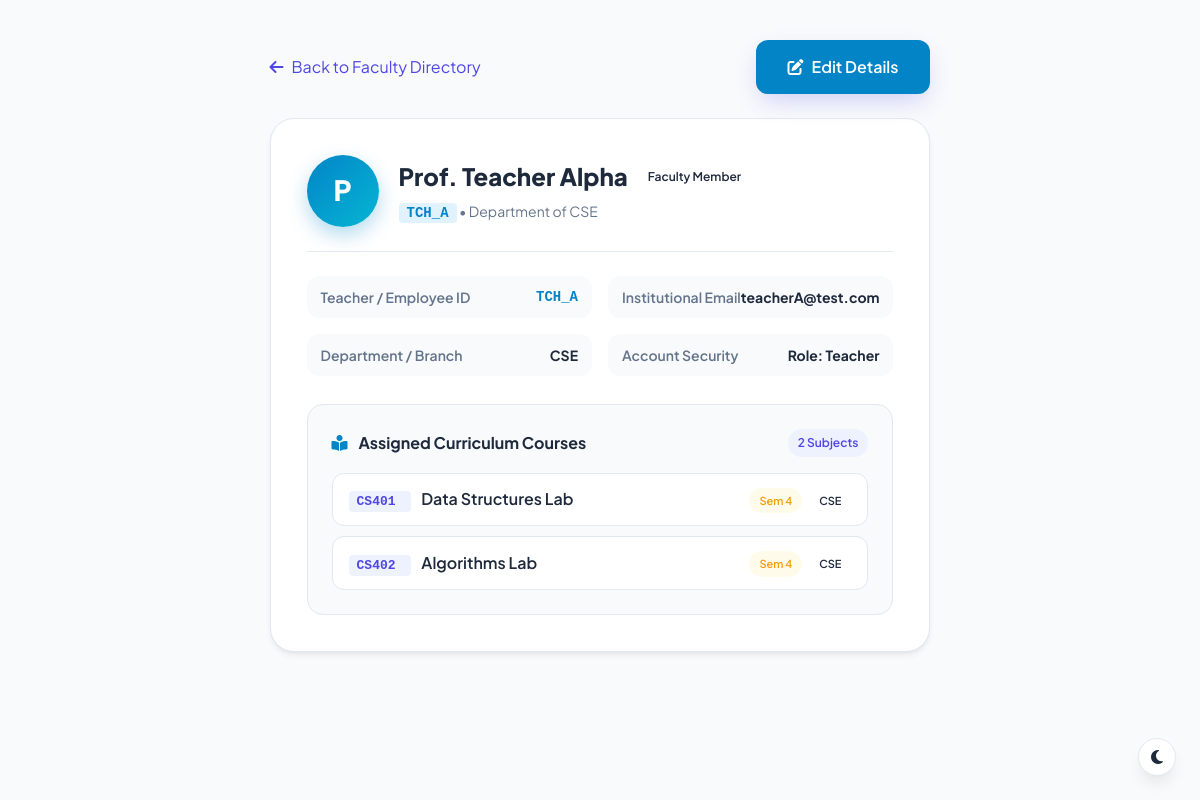
Screenshot of /view_teacher/TCH_A (signed in) with the database file from the repository.
### tables this page shows
CREATE TABLE teachers(
        id INTEGER PRIMARY KEY AUTOINCREMENT,
        teacher_id TEXT UNIQUE NOT NULL,
        fullname TEXT NOT NULL,
        email TEXT UNIQUE NOT NULL,
        department TEXT NOT NULL
    );

CREATE TABLE "subjects" (id INTEGER PRIMARY KEY AUTOINCREMENT, subject_code TEXT UNIQUE NOT NULL, subject_name TEXT NOT NULL, department TEXT NOT NULL, semester INTEGER NOT NULL);

### app.py (the view)
@app.route("/view_teacher/<teacher_id>")
@role_required("admin")
def view_teacher(teacher_id):
    conn = get_db_connection()
    cursor = conn.cursor()
    cursor.execute("""
        SELECT teacher_id, fullname, email, department
        FROM teachers
        WHERE teacher_id = ?
    """, (teacher_id,))
    teacher = cursor.fetchone()
    if not teacher:
        conn.close()
        return redirect(url_for("view_teachers", error=f"Faculty record '{teacher_id}' not found."))
    cursor.execute("""
        SELECT subjects.subject_code, subjects.subject_name, subjects.department, subjects.semester
        FROM teacher_subjects
        JOIN subjects ON teacher_subjects.subject_id = subjects.subject_code
        WHERE teacher_subjects.teacher_id = ?
    """, (teacher_id,))
    assigned_subjects = cursor.fetchall()
    conn.close()
    return render_template("view_teacher.html", teacher=teacher, subjects=assigned_subjects)

### app.py (called while the page is built, shortened)
def role_required(*allowed_roles):
    def decorator(f):
        @wraps(f)
        def decorated_function(*args, **kwargs):
            if "user_id" not in session or "role" not in session:
                return redirect(url_for("login"))
            user_role = session.get("role")
            return f(*args, **kwargs)
        return decorated_function
    return decorator

### database.py (called while the page is built)
def get_db_connection():
    conn = sqlite3.connect("database.db")
    conn.execute("PRAGMA foreign_keys = ON;")
    conn.row_factory = sqlite3.Row
    return conn

### templates/view_teacher.html (shortened to what this page needs)
<!DOCTYPE html>
<html lang="en">
<head>
    <link rel="stylesheet" href="{{ url_for('static', filename='css/dashboard.css') }}">
    <link rel="stylesheet" href="{{ url_for('static', filename='css/style.css') }}">
    <link rel="stylesheet" href="https://cdnjs.cloudflare.com/ajax/libs/font-awesome/6.5.2/css/all.min.css">
</head>
<body style="background: var(--bg-main);">
    <div style="max-width: 840px; margin: 40px auto; padding: 0 20px;">
        <div style="display: flex; justify-content: space-between; align-items: center; margin-bottom: 24px;">
            <a href="{{ url_for('view_teachers') }}" class="btn btn-outline" style="display: inline-flex; align-items: center; gap: 8px;">
                <i class="fas fa-arrow-left"></i> Back to Faculty Directory
            </a>
            <div style="display: flex; gap: 10px;">
                <a href="{{ url_for('edit_teacher', teacher_id=teacher['teacher_id']) }}" class="btn btn-primary" style="display: inline-flex; align-items: center; gap: 8px; background: #0284c7; border-color: #0284c7;">
                    <i class="fas fa-edit"></i> Edit Details
                </a>
            </div>
        </div>
        <div class="dashboard-card" style="padding: 36px; border-radius: var(--radius-xl); box-shadow: var(--shadow-md);">
            <div style="display: flex; align-items: center; gap: 20px; padding-bottom: 24px; border-bottom: 1px solid var(--border); margin-bottom: 24px;">
                <div style="width: 72px; height: 72px; border-radius: 50%; background: linear-gradient(135deg, #0284c7, #06b6d4); color: white; display: flex; align-items: center; justify-content: center; font-size: 28px; font-weight: 800; box-shadow: 0 8px 20px rgba(2, 132, 199, 0.3);">
                    {{ teacher['fullname'][0]|upper }}
                </div>
                <div>
                    <div style="display: flex; align-items: center; gap: 10px;">
                        <h2 style="font-size: 24px; font-weight: 800; color: var(--text-main); margin: 0;">{{ teacher['fullname'] }}</h2>
                        <span class="badge badge-info">Faculty Member</span>
                    </div>
                    <p style="color: var(--text-muted); font-size: 14px; margin-top: 4px;">
                        <span style="font-family: monospace; font-weight: 700; color: var(--secondary-hover); background: #e0f2fe; padding: 2px 8px; border-radius: 4px;">{{ teacher['teacher_id'] }}</span>
                        • Department of {{ teacher['department'] }}
                    </p>
                </div>
            </div>
            <div style="display: grid; grid-template-columns: 1fr 1fr; gap: 16px; margin-bottom: 28px;">
                <div class="profile-detail-item">
                    <span>Teacher / Employee ID</span>
                    <span style="font-family: monospace; color: var(--secondary-hover);">{{ teacher['teacher_id'] }}</span>
                </div>
                <div class="profile-detail-item">
                    <span>Institutional Email</span>
                    <span>{{ teacher['email'] }}</span>
                </div>
                <div class="profile-detail-item">
                    <span>Department / Branch</span>
                    <span>{{ teacher['department'] }}</span>
                </div>
                <div class="profile-detail-item">
                    <span>Account Security</span>
                    <span>Role: Teacher</span>
                </div>
            </div>
            <div style="background: var(--bg-main); border: 1px solid var(--border); border-radius: var(--radius-lg); padding: 24px;">
                <div style="display: flex; justify-content: space-between; align-items: center; margin-bottom: 16px;">
                    <h4 style="font-size: 16px; font-weight: 700; color: var(--text-main); margin: 0;">
                        <i class="fas fa-book-reader" style="color: #0284c7; margin-right: 8px;"></i> Assigned Curriculum Courses
                    </h4>
                    <span class="badge badge-primary">{{ subjects|length }} Subjects</span>
                </div>
                {% if subjects %}
                <div style="display: flex; flex-direction: column; gap: 10px;">
                    {% for sub in subjects %}
                    <div style="display: flex; justify-content: space-between; align-items: center; background: var(--card-bg); padding: 12px 16px; border-radius: var(--radius-md); border: 1px solid var(--border);">
                        <div>
                            <span style="font-weight: 700; font-family: monospace; color: var(--primary); background: #eef2ff; padding: 3px 8px; border-radius: 4px; font-size: 13px;">
                                {{ sub['subject_code'] }}
                            </span>
                            <span style="font-weight: 600; color: var(--text-main); margin-left: 10px;">{{ sub['subject_name'] }}</span>
                        </div>
                        <div>
                            <span class="badge badge-warning" style="font-size: 11px;">Sem {{ sub['semester'] }}</span>
                            <span class="badge badge-info" style="font-size: 11px; margin-left: 4px;">{{ sub['department'] }}</span>
                        </div>
                    </div>
                    {% endfor %}
                </div>
                {% else %}
                <div style="text-align: center; padding: 24px; color: var(--text-muted); font-size: 14px;">
                    <i class="fas fa-inbox" style="font-size: 24px; margin-bottom: 8px; display: block;"></i>
                    No course subjects assigned to this faculty member yet.
                </div>
                {% endif %}
            </div>
        </div>
    </div>
</body>
</html>

### static/css/dashboard.css (style rules this page uses)
:root { --primary: #4f46e5; --primary-hover: #4338ca; --primary-light: #eef2ff; --primary-glow: rgba(79, 70, 229, 0.25); --secondary: #0ea5e9; --secondary-light: #f0f9ff; --accent: #10b981; --accent-light: #ecfdf5; --warning: #f59e0b; --warning-light: #fffbeb; --danger: #ef4444; --danger-light: #fef2f2; --dark-sidebar: #0f172a; --dark-sidebar-hover: #1e293b; --bg-main: #f8fafc; --card-bg: #ffffff; --border: #e2e8f0; --text-main: #1e293b; --text-muted: #64748b; --radius-sm: 8px; --radius-md: 12px; --radius-lg: 16px; --radius-xl: 20px; --radius-full: 9999px; --shadow-sm: 0 1px 2px 0 rgba(0, 0, 0, 0.05); --shadow-md: 0 4px 6px -1px rgba(0, 0, 0, 0.07); --shadow-lg: 0 10px 15px -3px rgba(0, 0, 0, 0.08); --shadow-xl: 0 20px 25px -5px rgba(0, 0, 0, 0.08); --transition: all 0.25s cubic-bezier(0.4, 0, 0.2, 1); }
* { margin: 0; padding: 0; box-sizing: border-box; font-family: 'Plus Jakarta Sans', 'Poppins', sans-serif; }
body { display: flex; background-color: var(--bg-main); color: var(--text-main); min-height: 100vh; overflow-x: hidden; }
.dashboard-card { background: #ffffff; border: 1px solid var(--border); border-radius: var(--radius-lg); padding: 28px; box-shadow: var(--shadow-sm); }
.profile-detail-item { display: flex; justify-content: space-between; padding: 10px 14px; background: var(--bg-main); border-radius: var(--radius-md); font-size: 14px; }
.profile-detail-item span:first-child { font-weight: 600; color: var(--text-muted); }
.profile-detail-item span:last-child { font-weight: 700; color: var(--text-main); }

### static/css/style.css (style rules this page uses)
:root { --primary: #4f46e5; --primary-hover: #4338ca; --primary-light: #eef2ff; --primary-glow: rgba(79, 70, 229, 0.25); --secondary: #0ea5e9; --secondary-hover: #0284c7; --secondary-light: #f0f9ff; --accent: #10b981; --accent-light: #ecfdf5; --warning: #f59e0b; --warning-light: #fffbeb; --danger: #ef4444; --danger-light: #fef2f2; --dark: #0f172a; --dark-muted: #334155; --text-main: #1e293b; --text-muted: #64748b; --text-light: #94a3b8; --bg-main: #f8fafc; --bg-subtle: #f1f5f9; --card-bg: #ffffff; --glass-bg: rgba(255, 255, 255, 0.85); --border: #e2e8f0; --border-subtle: #f1f5f9; --border-focus: #818cf8; --shadow-sm: 0 1px 2px 0 rgba(0, 0, 0, 0.05); --shadow-md: 0 4px 6px -1px rgba(0, 0, 0, 0.07), 0 2px 4px -2px rgba(0, 0, 0, 0.05); --shadow-lg: 0 10px 15px -3px rgba(0, 0, 0, 0.08), 0 4px 6px -4px rgba(0, 0, 0, 0.04); --shadow-xl: 0 20px 25px -5px rgba(0, 0, 0, 0.08), 0 8px 10px -6px rgba(0, 0, 0, 0.04); --shadow-glow: 0 0 20px rgba(79, 70, 229, 0.35); --radius-sm: 8px; --radius-md: 12px; --radius-lg: 16px; --radius-xl: 24px; --radius-full: 9999px; --transition: all 0.25s cubic-bezier(0.4, 0, 0.2, 1); }
* { margin: 0; padding: 0; box-sizing: border-box; font-family: 'Plus Jakarta Sans', 'Poppins', -apple-system, BlinkMacSystemFont, sans-serif; }
html { scroll-behavior: smooth; }
body { background-color: var(--bg-main); color: var(--text-main); min-height: 100vh; display: flex; flex-direction: column; overflow-x: hidden; line-height: 1.6; }
a { color: var(--primary); text-decoration: none; transition: var(--transition); }
.btn-primary { background: linear-gradient(135deg, #4f46e5, #3b82f6); color: #fff; padding: 14px 32px; border-radius: var(--radius-md); font-size: 16px; font-weight: 600; display: inline-flex; align-items: center; gap: 10px; box-shadow: 0 10px 25px -5px var(--primary-glow); border: none; cursor: pointer; transition: var(--transition); }
.badge { display: inline-flex; align-items: center; gap: 6px; padding: 4px 10px; border-radius: var(--radius-full); font-size: 12px; font-weight: 600; }
.badge-primary { background: var(--primary-light); color: var(--primary); }
.badge-warning { background: var(--warning-light); color: var(--warning); }

### rows the page displays
teachers: fullname "P", fullname "Prof. Teacher Alpha", teacher_id "TCH_A", department "CSE", email "teacherA@test.com"
subjects: subject_code "CS401", subject_name "Data Structures Lab", semester "4", department "CSE"
subjects: subject_code "CS402", subject_name "Algorithms Lab", semester "4", department "CSE"

### other values shown
{{ subjects|length }} "2"
